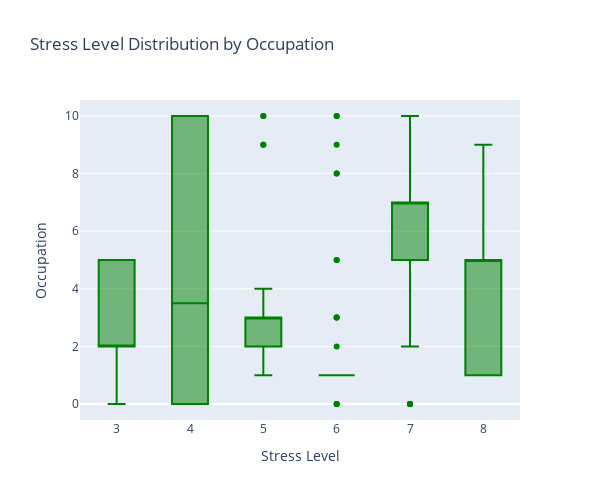

This figure's notebook cell:
### Code cell
fig = px.box(stress, x='Stress Level', y='Occupation', title='Stress Level Distribution by Occupation', color_discrete_sequence=['green'])
fig.update_layout(xaxis_title='Stress Level', yaxis_title='Occupation', width=600, height=500)
fig.show()

### Figure 1 — Plotly figure (JSON) as saved in the notebook; plotly's stock layout.template omitted (floating-point values rounded to 4 significant figures; data arrays with more than 128 entries replaced by an {"elided": "..."} marker saying what was removed)
{"data": [{"alignmentgroup": "True", "hovertemplate": "Stress Level=%{x}<br>Occupation=%{y}<extra></extra>", "legendgroup": "", "marker": {"color": "green"}, "name": "", "notched": false, "offsetgroup": "", "orientation": "v", "showlegend": false, "type": "box", "x": {"elided": "374 int values"}, "x0": " ", "xaxis": "x", "y": {"elided": "374 int values"}, "y0": " ", "yaxis": "y"}], "layout": {"boxmode": "group", "height": 500, "legend": {"tracegroupgap": 0}, "title": {"text": "Stress Level Distribution by Occupation"}, "width": 600, "xaxis": {"anchor": "y", "autorange": true, "domain": [0, 1], "range": [2.5, 8.5], "title": {"text": "Stress Level"}, "type": "linear"}, "yaxis": {"anchor": "x", "autorange": true, "domain": [0, 1], "range": [-0.5556, 10.56], "title": {"text": "Occupation"}, "type": "linear"}}}
